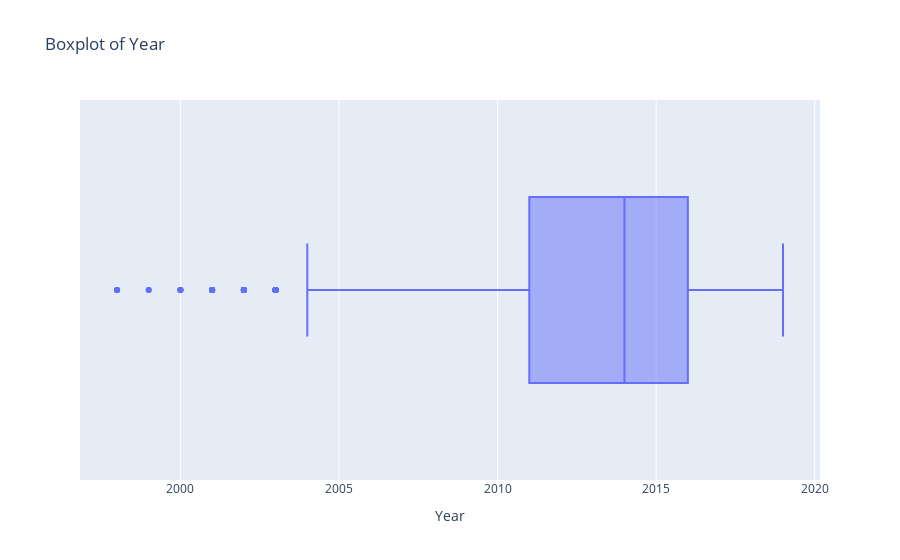
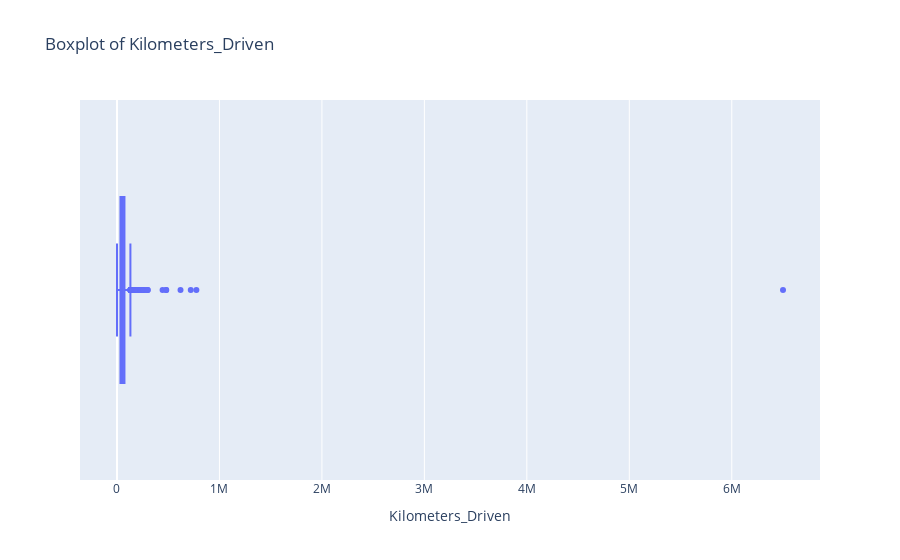
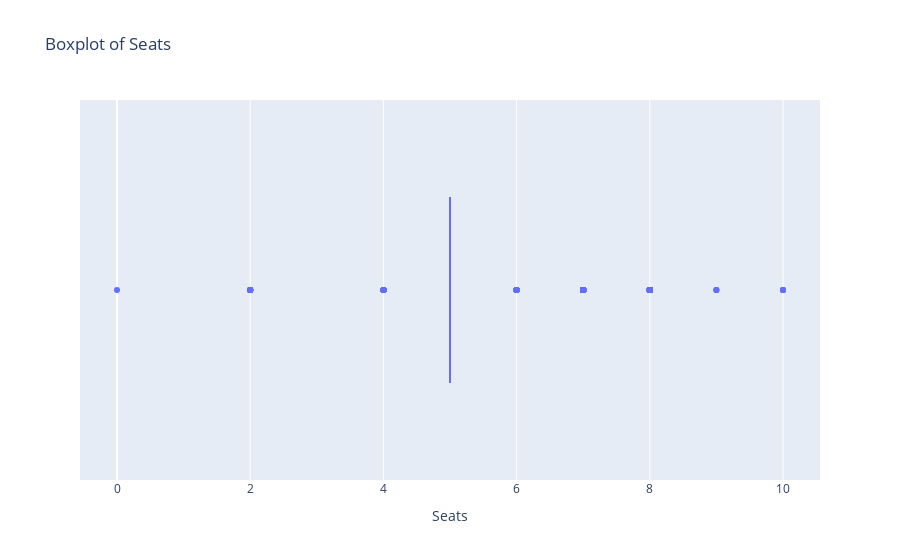
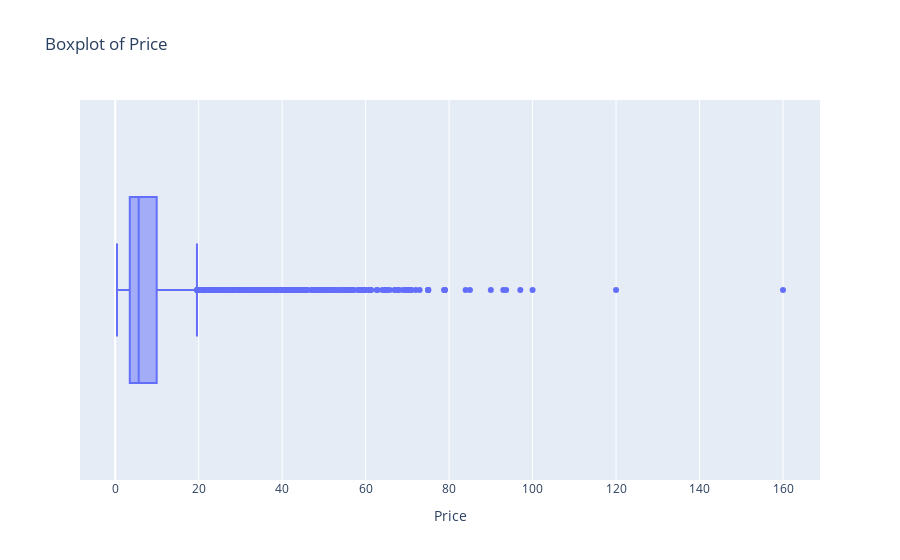

The notebook cell these images were saved under, in order:
### Code cell
# find Outliers using boxplot
for col in numerical_cols:
    plt.figure(figsize=(10, 4))
    sns.boxplot(x=df[col])
    plt.title(f'Boxplot of {col}')
    plt.xlabel(col)
    plt.show()
    fig=px.box(df, x=col, title=f'Boxplot of {col}')
    fig.show()

### Figure 1 — Plotly figure (JSON) as saved in the notebook; plotly's stock layout.template omitted (floating-point values rounded to 4 significant figures; data arrays with more than 128 entries replaced by an {"elided": "..."} marker saying what was removed)
{"data": [{"alignmentgroup": "True", "hovertemplate": "Year=%{x}<extra></extra>", "legendgroup": "", "marker": {"color": "#636efa"}, "name": "", "notched": false, "offsetgroup": "", "orientation": "h", "showlegend": false, "type": "box", "x": {"elided": "6019 int values"}, "x0": " ", "xaxis": "x", "y0": " ", "yaxis": "y"}], "layout": {"boxmode": "group", "legend": {"tracegroupgap": 0}, "title": {"text": "Boxplot of Year"}, "xaxis": {"anchor": "y", "domain": [0, 1], "title": {"text": "Year"}}, "yaxis": {"anchor": "x", "domain": [0, 1]}}}

### Figure 2 — Plotly figure (JSON) as saved in the notebook; plotly's stock layout.template omitted (floating-point values rounded to 4 significant figures; data arrays with more than 128 entries replaced by an {"elided": "..."} marker saying what was removed)
{"data": [{"alignmentgroup": "True", "hovertemplate": "Kilometers_Driven=%{x}<extra></extra>", "legendgroup": "", "marker": {"color": "#636efa"}, "name": "", "notched": false, "offsetgroup": "", "orientation": "h", "showlegend": false, "type": "box", "x": {"elided": "6019 int values"}, "x0": " ", "xaxis": "x", "y0": " ", "yaxis": "y"}], "layout": {"boxmode": "group", "legend": {"tracegroupgap": 0}, "title": {"text": "Boxplot of Kilometers_Driven"}, "xaxis": {"anchor": "y", "domain": [0, 1], "title": {"text": "Kilometers_Driven"}}, "yaxis": {"anchor": "x", "domain": [0, 1]}}}

### Figure 3 — Plotly figure (JSON) as saved in the notebook; plotly's stock layout.template omitted (floating-point values rounded to 4 significant figures; data arrays with more than 128 entries replaced by an {"elided": "..."} marker saying what was removed)
{"data": [{"alignmentgroup": "True", "hovertemplate": "Seats=%{x}<extra></extra>", "legendgroup": "", "marker": {"color": "#636efa"}, "name": "", "notched": false, "offsetgroup": "", "orientation": "h", "showlegend": false, "type": "box", "x": {"elided": "6019 float values"}, "x0": " ", "xaxis": "x", "y0": " ", "yaxis": "y"}], "layout": {"boxmode": "group", "legend": {"tracegroupgap": 0}, "title": {"text": "Boxplot of Seats"}, "xaxis": {"anchor": "y", "domain": [0, 1], "title": {"text": "Seats"}}, "yaxis": {"anchor": "x", "domain": [0, 1]}}}

### Figure 4 — Plotly figure (JSON) as saved in the notebook; plotly's stock layout.template omitted (floating-point values rounded to 4 significant figures; data arrays with more than 128 entries replaced by an {"elided": "..."} marker saying what was removed)
{"data": [{"alignmentgroup": "True", "hovertemplate": "Price=%{x}<extra></extra>", "legendgroup": "", "marker": {"color": "#636efa"}, "name": "", "notched": false, "offsetgroup": "", "orientation": "h", "showlegend": false, "type": "box", "x": {"elided": "6019 float values"}, "x0": " ", "xaxis": "x", "y0": " ", "yaxis": "y"}], "layout": {"boxmode": "group", "legend": {"tracegroupgap": 0}, "title": {"text": "Boxplot of Price"}, "xaxis": {"anchor": "y", "domain": [0, 1], "title": {"text": "Price"}}, "yaxis": {"anchor": "x", "domain": [0, 1]}}}
